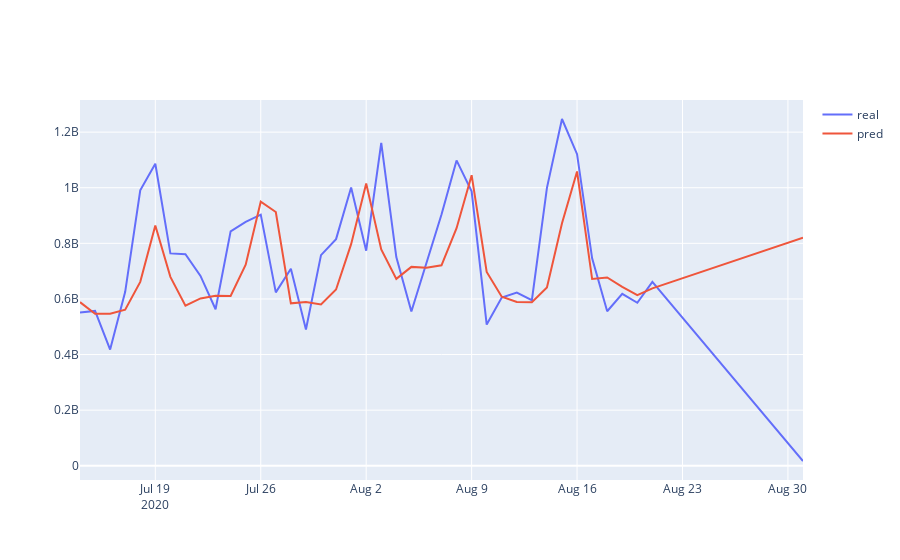

Notebook code for this chart:
### Code cell
fig = go.Figure()

fig.add_trace(
    go.Scatter(
        name='real',
        x=df2.iloc[-40:,:]['TRANDATE'],
        y=real.flatten()
    )
)

fig.add_trace(
    go.Scatter(
        name='pred',
        x=df2.iloc[-40:,:]['TRANDATE'],
        y=pred.flatten()
    )
)
fig.show()
